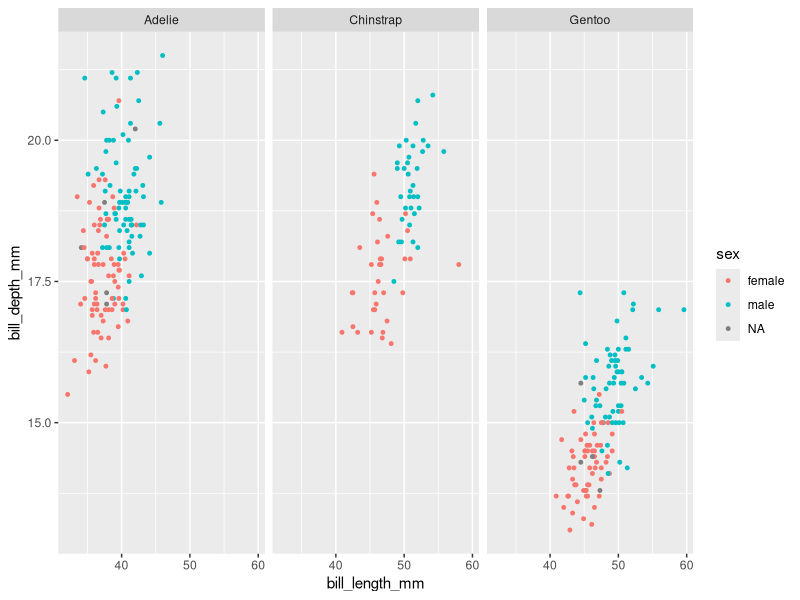
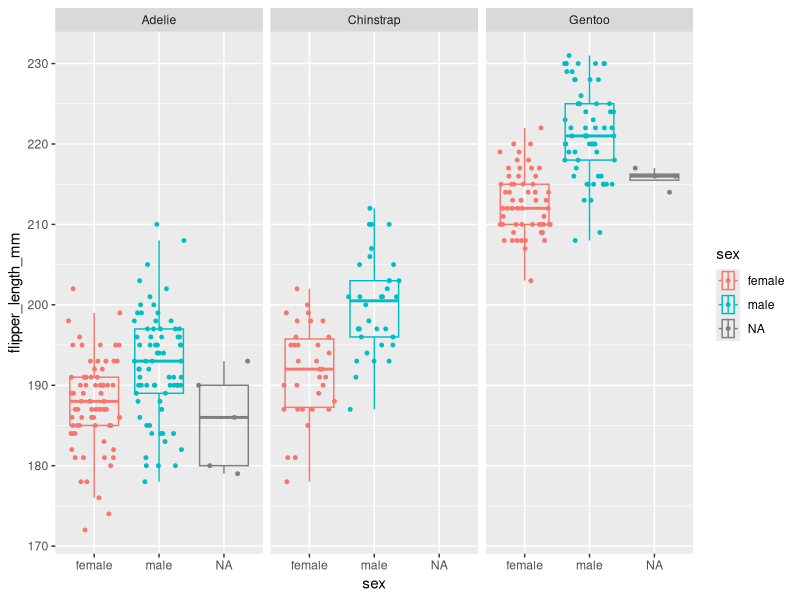
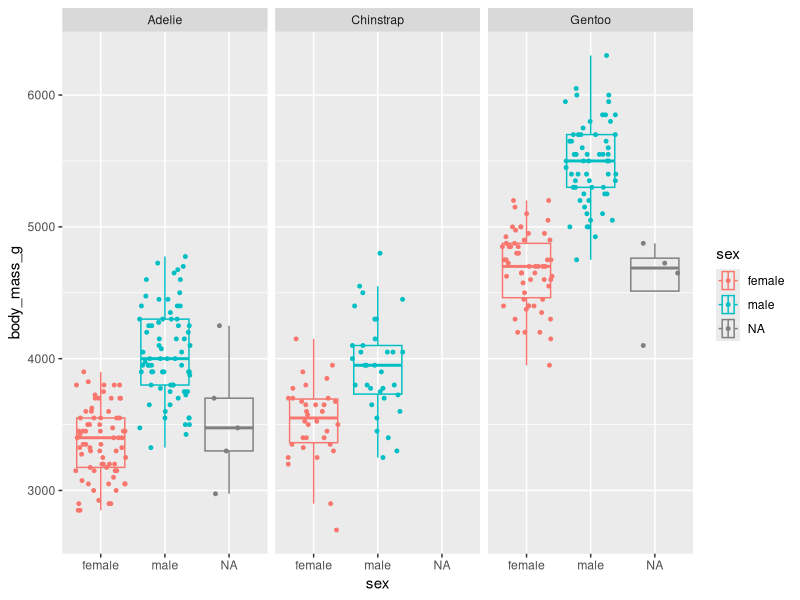

Here is the R script that generated these plots, in order:
## ---- chunk 1
library(palmerpenguins) #install.packages("palmerpenguins")
library(tidyverse)
## ---- chunk 2
penguins %>%
  ggplot(mapping = aes(x = bill_length_mm, y=bill_depth_mm, color=sex)) +
  geom_point(size=1) +
  facet_wrap(~species)

#Use histrogram for one variable plotted with itself
penguins %>%
  ggplot(mapping = aes(x=flipper_length_mm, y=sex, color=sex)) +
  geom_boxplot(outlier.alpha = 0, alpha=0) +
  geom_jitter(width = 0, size=1) +
  coord_flip() +
  facet_wrap(~species)

penguins %>%
  ggplot(mapping = aes(x=body_mass_g, y=sex, color=sex)) +
  geom_boxplot(outlier.alpha = 0, alpha=0) +
  geom_jitter(width = 0, size=1) +
  coord_flip() +
  facet_wrap(~species)
